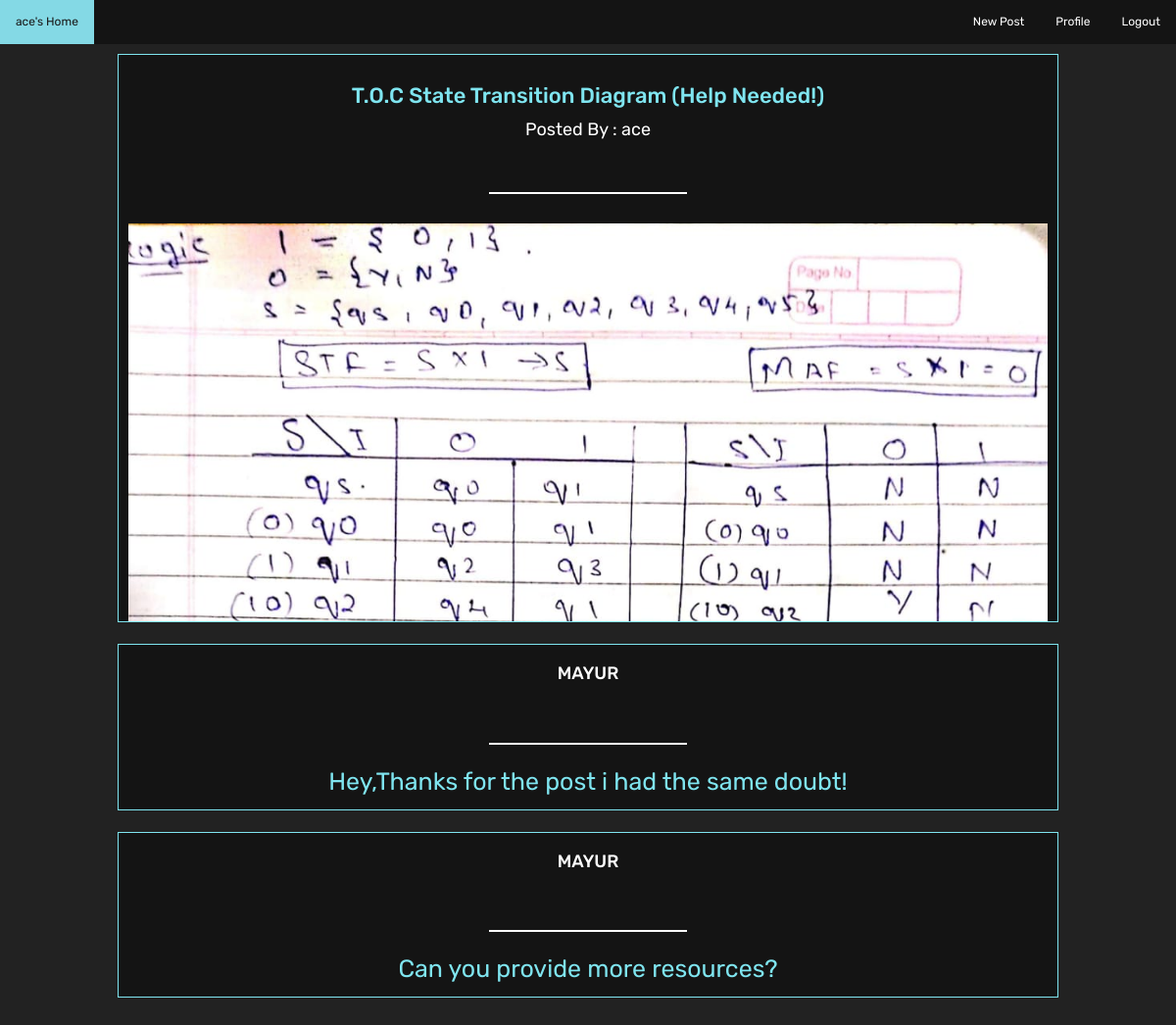
Page /comment.php?id=2 (signed in) on the earlier database version.
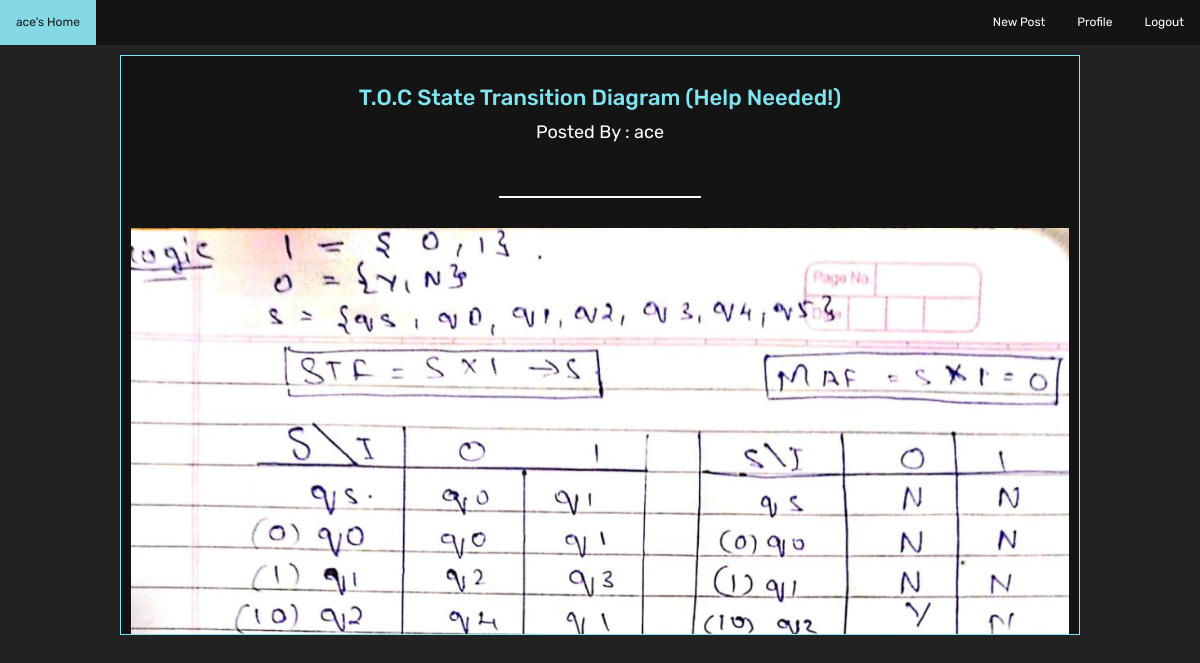
Same page on the later database version.
### tables this page shows
CREATE TABLE `posttable` (
  `title` varchar(255) NOT NULL,
  `content` longtext NOT NULL,
  `author` varchar(255) NOT NULL,
  `image` varchar(255) DEFAULT NULL,
  `id` int(11) NOT NULL,
  `likes` int(11) NOT NULL DEFAULT 0,
  `dislikes` int(11) NOT NULL DEFAULT 0,
  `tag` varchar(50) DEFAULT NULL
);

CREATE TABLE `postcomments` (
  `postid` int(11) NOT NULL,
  `email` varchar(255) NOT NULL,
  `comment` varchar(255) NOT NULL,
  `dates` date DEFAULT NULL
);

### getSpecificPost.php (the view, shortened to what this page needs)
<?php
function getSpecificPosts(){
  $con = mysqli_connect("localhost","root","","posts");
  $srch=$_GET['id'];
  $query="SELECT * FROM `posttable` where id ='$srch'";
  $query2="SELECT * FROM `postcomments` where postid ='$srch' order by dates desc";
  $result=mysqli_query($con,$query);
  while($row=mysqli_fetch_array($result)){
    echo '
    <div class="container">
    <h3 class="posttitle">'.$row['title'].'</h3>
    <p class="postcontent">Posted By : '.$row['author'].'</p>
    <br>
    <hr width="200px">
    <p class="postcontent">'.$row['content'].'<p>
    <img src="uploads/'.$row['image'].'"class="imgt" ?>
    <br>
    <div class ="interact">
    <a class="btnLike" href="like.php?id='.$row["id"].'"><span>('.$row["likes"].') </span>UPVOTE</a>
    </div>
    <div class="searchbar2">
    <form action="addComment.php?id='.$row["id"].'" method="POST" id="form1">
    	<br>
      <p class="posttitle" style="">Add a comment</p>
      <input type="text" class="form-control" name="text" id="title">
      <br>
      <button type="submit" class="btn btn-primary" id="lgn">Post</button>
    </form>
    </div>
    </div>
    ';
    $result2=mysqli_query($con,$query2);
    while($row2=mysqli_fetch_array($result2)){
      echo '
      <div class="searchbar">
      <h3 class="cmname">'.$row2['email'].'</h3>
      <h3 class="cmname">'.$row2['dates'].'</h3>
      <hr width="200px">
      <p class="cmcontent">'.$row2['comment'].'</p>
      ';
      if($_SESSION['email']===$row2['email'])
      {
        echo '
        <button type="submit" class="btn btn-primary" id="lgn"><a class="btnLike" style="width:6%;" href="deleteComment.php?id='.$row["id"].'">DELETE</a></button>
        <br>
        </div>
        ';
      }
      else{
        echo'
        </div>';
      }
  }
}
}

Differences in the rows shown:
removed postcomments: email "MAYUR", comment "Hey,Thanks for the post i had the same doubt!"
removed postcomments: email "MAYUR", comment "Can you provide more resources?"
